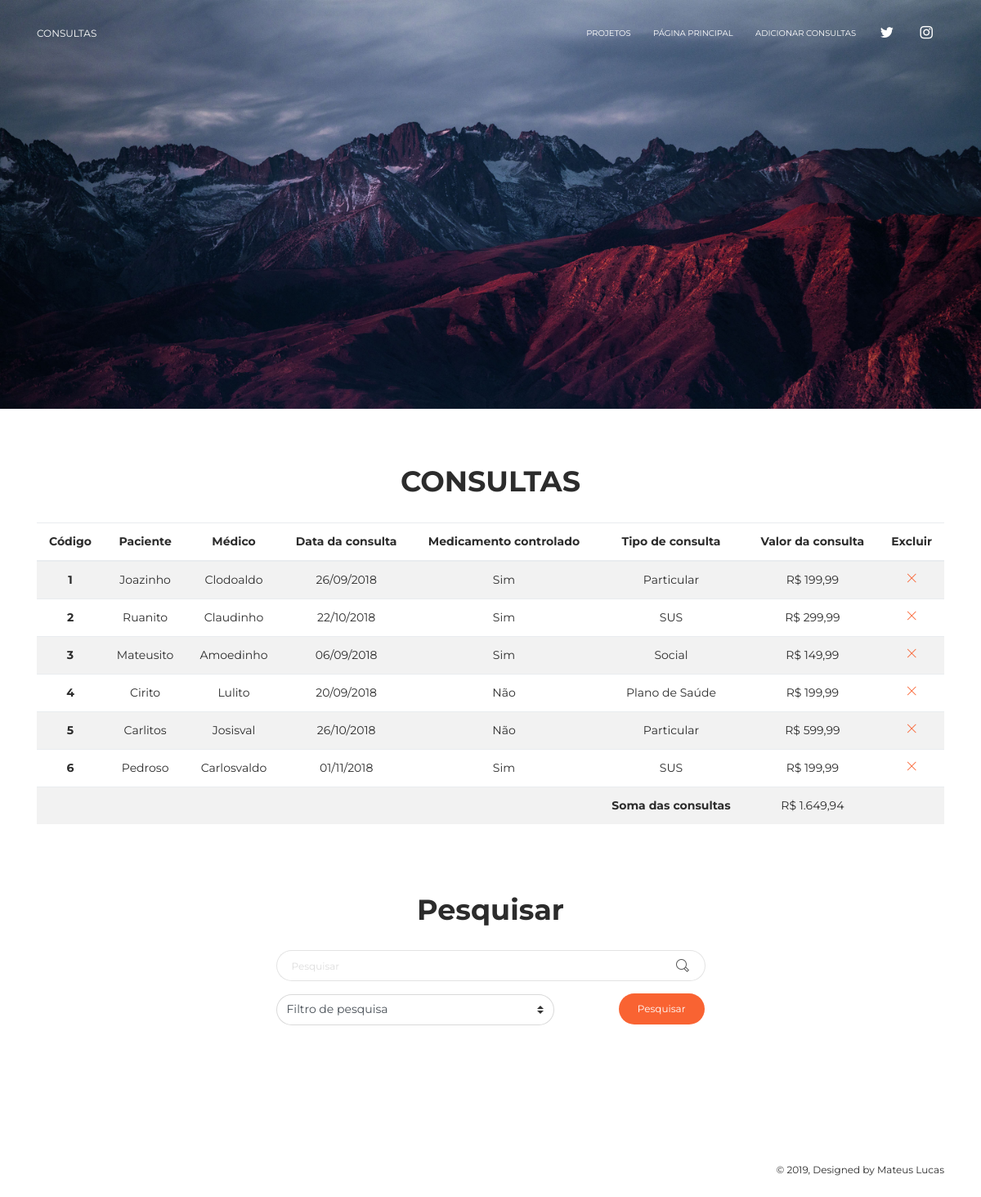
/Prova4/index.php, run on the app's committed database.
### tables this page shows
create table consultas(
  codigo int primary key auto_increment,
  paciente varchar(150),
  medico varchar(150),
  dataConsulta date,
  medicamento boolean,
  tipoConsulta varchar(20),
  valorConsulta decimal(16, 2)
);

### Prova4/assets/conf/conf.inc.php (called while the page is built, shortened)
<?php
	$clinica = 'consultas';
?>

### Prova4/assets/funcoes/funcoes.php (called while the page is built, shortened)
<?php
	function converterData($x) {
		return date('d/m/Y', strtotime(str_replace("/", "-",  $x)));
	}
?>

### Prova4/index.php (the view, shortened to what this page needs)
<!DOCTYPE html>
<html lang="pt-br">
<?php
  $titulo = 'Consultas';
  include 'assets/funcoes/funcoes.php';
  $link = '../../index.php#conteudo';
  $tabela = $clinica;
  $somaConsultas = 0;
  $pesquisa = isset($_POST['pesquisa'])?$_POST['pesquisa']:'';
  $filtro = isset($_POST['filtro'])?$_POST['filtro']:'nenhum';
  if ($filtro == 'codigo' || $filtro == 'nenhum') {
    $sql = 'select * from '. $tabela. $aux;
  } elseif ($filtro == 'paciente' || $filtro == 'medico' || $filtro == 'valorConsulta' || $filtro == 'tipoConsulta') {
    $sql = 'select * from '. $tabela. ' where '. $filtro.' like "'. $pesquisa. '%" order by '.$filtro;
  } elseif ($filtro == 'dataConsulta'){
    if ($pesquisa == '') { $sql = 'select * from '. $tabela; }
    else {
      $data = converterDataYmd($pesquisa);
      $sql = 'select * from '. $tabela. ' where '. $filtro. ' like "'.$data .'%" order by '. $filtro. ' desc';
    }
  }
  $resultado = mysqli_query($conexao, $sql);
?>
    <head>
        <link rel="stylesheet" href="https://maxcdn.bootstrapcdn.com/font-awesome/latest/css/font-awesome.min.css" />
        <link href="assets/css/bootstrap.min.css" rel="stylesheet" />
        <link href="assets/css/style.css" rel="stylesheet" />
        <link rel='stylesheet' href='https://cdn.rawgit.com/t4t5/sweetalert/v0.2.0/lib/sweet-alert.css'>
    </head>
    <body class="template-page sidebar-collapse">
        <header>
            <nav class="navbar navbar-expand-lg bg-primary text-primary fixed-top navbar-color-on-scroll" color-on-scroll="300">
                <div class="container">
                    <div class="navbar-translate">
                        <a class="navbar-brand" href="index.php" style="text-transform: uppercase;">
                            <?php echo $titulo; ?>
                        </a>
                    </div>
                    <div class="collapse navbar-collapse justify-content-end" id="navigation">
                        <ul class="navbar-nav">
                            <li class="nav-item">
                                <a class="nav-link" href="../../">
                                    <p>Projetos</p>
                                </a>
                            </li>
                            <li class="nav-item">
                                <a class="nav-link" href="../">
                                    <p>Página Principal</p>
                                </a>
                            </li>
                            <li class="nav-item">
                                <a class="nav-link" href="inserir.php">
                                    <p>Adicionar Consultas</p>
                                </a>
                            </li>
                            <li class="nav-item"><a class="nav-link" href="https://twitter.com/MatteussLuccass" target="_blank"><i class="fa fa-twitter"></i><p class="d-lg-none d-xl-none">Twitter</p></a></li>
                            <li class="nav-item"><a class="nav-link" href="https://www.instagram.com/mateuxlucax/" target="_blank"><i class="fa fa-instagram"></i><p class="d-lg-none d-xl-none">Instagram</p></a></li>
                        </ul>
                    </div>
                </div>
            </nav>
        </header>
        <main>
            <div class="wrapper">
                <div class="page-header page-header-small">
                    <div class="page-header">
                        <div class="page-header-image imagem-fundo" data-parallax="true">
                        </div>
                    </div>
                </div>
            </div>
            <div class="section" id="conteudo">
                <div class="container">
                    <div class="row">
                        <div class="col-md-12 ml-auto mr-auto text-center">
                            <h2 class="title" style="text-transform: uppercase;"><?php echo $titulo; ?></h2>
                            <table class="table table-striped table-responsive">
                                <thead>
                                    <tr>
                                        <th class="text-center" scope="col">Código</th>
                                        <th class="text-center" scope="col">Paciente</th>
                                        <th class="text-center" scope="col">Médico</th>
                                        <th class="text-center" scope="col">Data da consulta</th>
                                        <th class="text-center" scope="col">Medicamento controlado</th>
                                        <th class="text-center" scope="col">Tipo de consulta</th>
                                        <th class="text-center" scope="col">Valor da consulta</th>
                                        <th class="text-center" scope="col">Excluir</th>
                                    </tr>
                                </thead>
                                <tbody>
                                    <?php while ($tupla = mysqli_fetch_array($resultado)) { ?>
                                    <tr>
                                        <th class="text-center" scope="row">
                                            <?php echo $tupla['codigo']; ?>
                                        </th>
                                        <td>
                                            <?php echo $tupla['paciente']; ?>
                                        </td>
                                        <td>
                                            <?php echo $tupla['medico']; ?>
                                        </td>
                                        <td>
                                            <?php echo converterData($tupla['dataConsulta']); ?>
                                        </td>
                                        <td>
                                            <?php echo $tupla['medicamento'] == true?'Sim':'Não'; ?>
                                        </td>
                                        <td>
                                            <?php echo $tupla['tipoConsulta']; ?>
                                        </td>
                                        <td>R$
                                            <?php echo number_format($tupla['valorConsulta'], 2, ',', '.'); ?>
                                        </td>
                                        <td><a href="javascript:excluirRegistro('assets/funcoes/acao.php?acao=excluir&codigo=<?php echo $tupla['codigo']; ?>&tabela=<?php echo $tabela; ?>&link=<?php echo $link; ?>')"><i class="now-ui-icons ui-1_simple-remove"></i></a></td>
                                    </tr>
                                    <?php
                                        $somaConsultas += $tupla['valorConsulta'];
                                    } ?>
                                    <tr>
                                        <td colspan="5"></td>
                                        <th class="text-center" scope="col">Soma das consultas</th>
                                        <td>R$ <?php echo number_format($somaConsultas, 2, ',', '.') ?></td>
                                        <td></td>
                                    </tr>
                                </tbody>
                            </table>
                        </div>
                    </div>
                    <div class="section text-center">
                        <div class="container">
                            <h2 class="title">Pesquisar</h2>
                            <div class="row">
                                <div class="col-lg-6 text-center col-md-8 ml-auto mr-auto">
                                    <form method="post">
                                        <div class="input-group">
                                            <input type="text" class="form-control" name="pesquisa" placeholder="Pesquisar" value="<?php echo $pesquisa; ?>">
                                            <span class="input-group-addon"><i class="now-ui-icons ui-1_zoom-bold"></i></span>
                                        </div>
                                        <div class="row">
                                            <div class="col-9 col-sm-9 col-md-6 col-lg-8">
                                                <select name="filtro" class="custom-select">
                                                    <option disabled value="nenhum" <?php echo $filtro == 'nenhum' ? 'selected ' : ''; ?>>Filtro de pesquisa</option>
                                                </select>
                                            </div>
                                            <div class="col-3 col-sm-3 col-md-6 col-lg-4">
                                                <button class="btn btn-round btn-primary float-right" type="submit">Pesquisar</button>
                                            </div>
                                        </div>
                                    </form>
                                </div>
                            </div>
                        </div>
                    </div>
                </div>
            </div>
        </main>
        <footer class="footer">
            <div class="container">
                <div class="copyright" id="copyright">&copy;
                    , Designed by Mateus Lucas</div>
            </div>
        </footer>
    </body>
</html>

### data on the page
consultas: codigo "1", paciente "Joazinho", medico "Clodoaldo", dataConsulta "26/09/2018", medicamento "Sim", tipoConsulta "Particular", valorConsulta "199,99"
consultas: codigo "2", paciente "Ruanito", medico "Claudinho", dataConsulta "22/10/2018", medicamento "Sim", tipoConsulta "SUS", valorConsulta "299,99"
consultas: codigo "3", paciente "Mateusito", medico "Amoedinho", dataConsulta "06/09/2018", medicamento "Sim", tipoConsulta "Social", valorConsulta "149,99"
consultas: codigo "4", paciente "Cirito", medico "Lulito", dataConsulta "20/09/2018", medicamento "Não", tipoConsulta "Plano de Saúde", valorConsulta "199,99"
consultas: codigo "5", paciente "Carlitos", medico "Josisval", dataConsulta "26/10/2018", medicamento "Não", tipoConsulta "Particular", valorConsulta "599,99"
consultas: codigo "6", paciente "Pedroso", medico "Carlosvaldo", dataConsulta "01/11/2018", medicamento "Sim", tipoConsulta "SUS", valorConsulta "199,99"

### other printed values
$titulo "CONSULTAS"
$somaConsultas "1.649,94"
